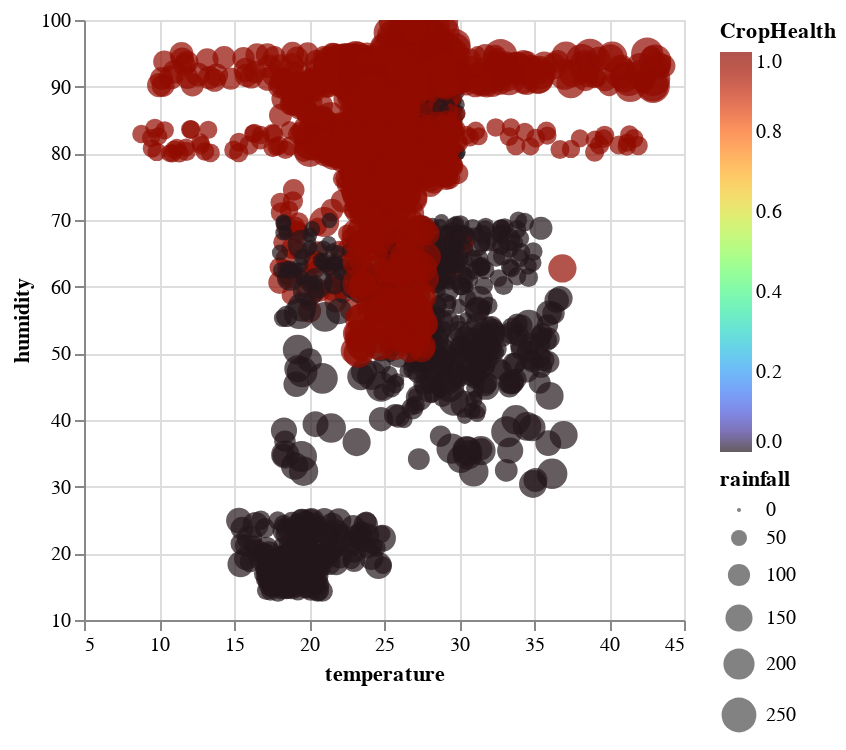

The notebook cell saved with this chart:
### Code cell
DeepnoteChart(df, """{"layer":[{"layer":[{"mark":{"clip":true,"type":"circle","tooltip":true},"encoding":{"x":{"sort":null,"type":"quantitative","field":"temperature","scale":{"type":"linear","zero":false},"format":{"type":"default","decimals":null},"formatType":"numberFormatFromNumberType"},"y":{"sort":null,"type":"quantitative","field":"humidity","scale":{"type":"linear","zero":false},"format":{"type":"default","decimals":null},"formatType":"numberFormatFromNumberType"},"size":{"sort":null,"type":"quantitative","field":"rainfall"},"color":{"sort":null,"type":"quantitative","field":"CropHealth","scale":{"scheme":"turbo"}}}}]}],"title":"","config":{"legend":{}},"$schema":"https://vega.github.io/schema/vega-lite/v5.json","encoding":{}}""")

### Figure 1 — Vega-Lite specification as saved in the notebook (floating-point values rounded to 4 significant figures; data arrays with more than 128 entries replaced by an {"elided": "..."} marker saying what was removed)
{"layer": [{"layer": [{"mark": {"clip": true, "type": "circle", "tooltip": true}, "encoding": {"x": {"sort": null, "type": "quantitative", "field": "temperature", "scale": {"type": "linear", "zero": false}, "format": {"type": "default", "decimals": null}, "formatType": "numberFormatFromNumberType"}, "y": {"sort": null, "type": "quantitative", "field": "humidity", "scale": {"type": "linear", "zero": false}, "format": {"type": "default", "decimals": null}, "formatType": "numberFormatFromNumberType"}, "size": {"sort": null, "type": "quantitative", "field": "rainfall"}, "color": {"sort": null, "type": "quantitative", "field": "CropHealth", "scale": {"scheme": "turbo"}}}}]}], "title": "", "config": {"legend": {}}, "$schema": "https://vega.github.io/schema/vega-lite/v5.json", "encoding": {}, "data": {"values": {"elided": "2200 records"}}}
